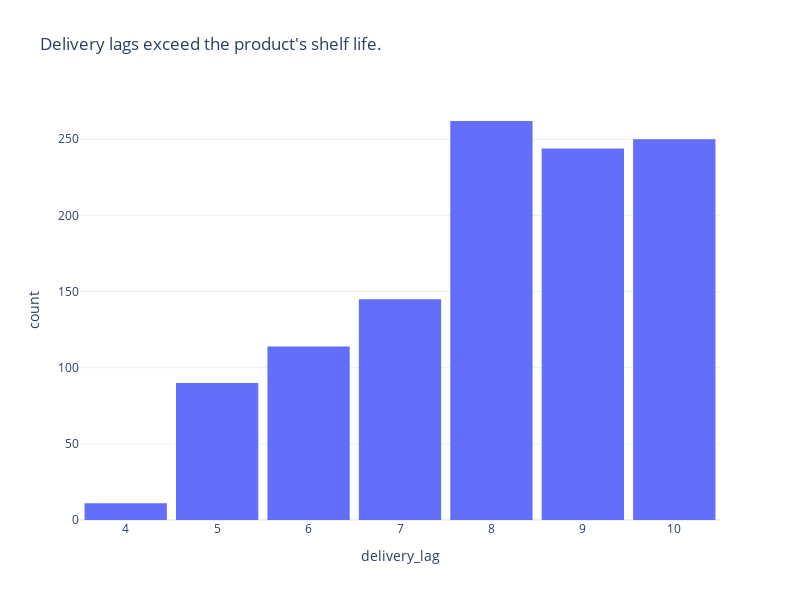

The notebook cell saved with this chart:
### Code cell
# Make a chart showing how long deliveries take
lag = px.histogram(lag_df, x='delivery_lag', title="Delivery lags exceed the product's shelf life.")

# Add a small space between the bars
lag.update_layout(bargap=0.1)

# Show the chart
lag.show()

### Figure 1 — Plotly figure (JSON) as saved in the notebook; plotly's stock layout.template omitted (floating-point values rounded to 4 significant figures; data arrays with more than 128 entries replaced by an {"elided": "..."} marker saying what was removed)
{"data": [{"alignmentgroup": "True", "bingroup": "x", "hovertemplate": "delivery_lag=%{x}<br>count=%{y}<extra></extra>", "legendgroup": "", "marker": {"color": "#636efa", "pattern": {"shape": ""}}, "name": "", "offsetgroup": "", "orientation": "v", "showlegend": false, "type": "histogram", "x": {"elided": "1116 int values"}, "xaxis": "x", "yaxis": "y"}], "layout": {"bargap": 0.1, "barmode": "relative", "height": 600, "legend": {"tracegroupgap": 0}, "title": {"text": "Delivery lags exceed the product's shelf life."}, "width": 800, "xaxis": {"anchor": "y", "domain": [0, 1], "title": {"text": "delivery_lag"}}, "yaxis": {"anchor": "x", "domain": [0, 1], "title": {"text": "count"}}}}
